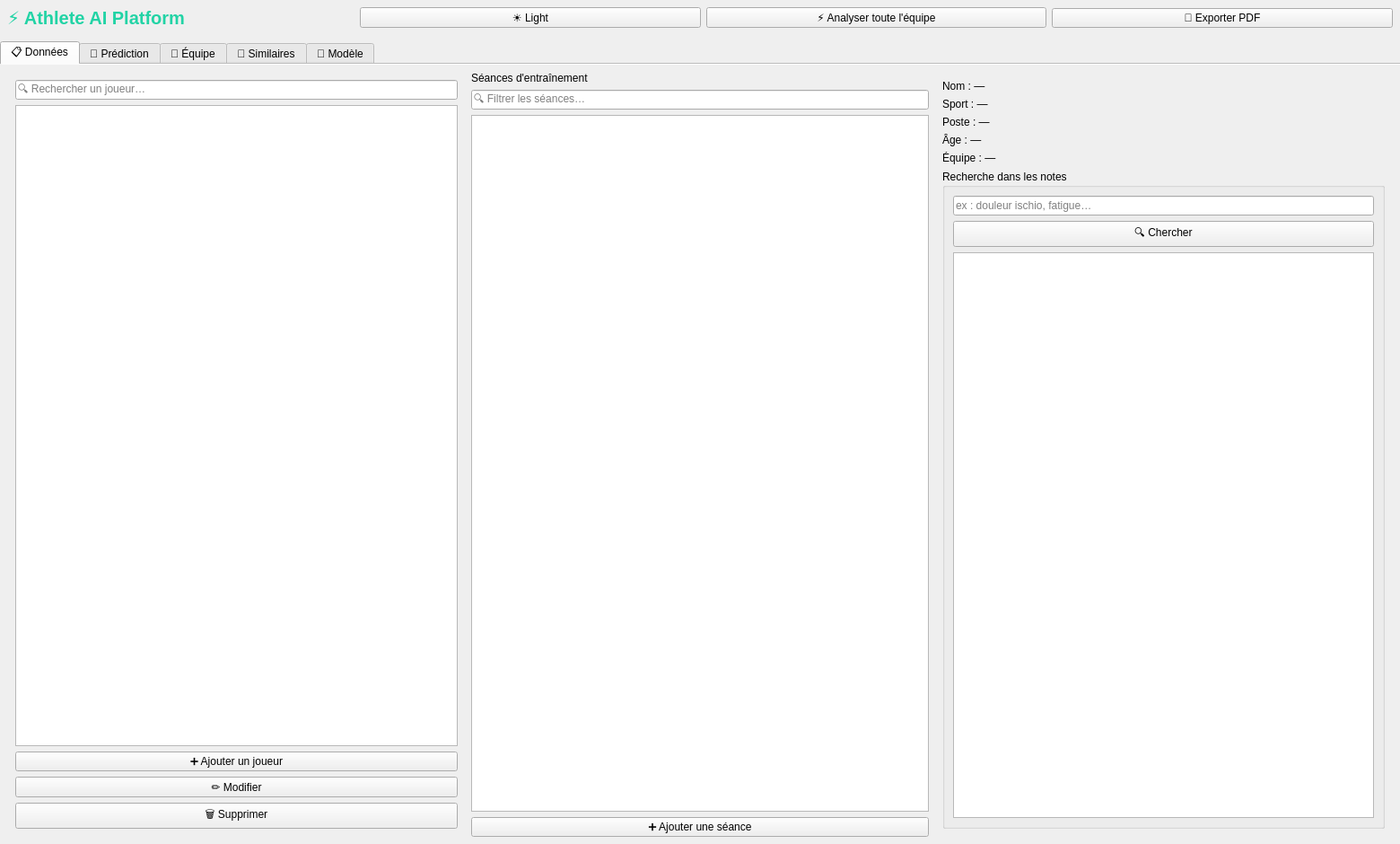
<?xml version="1.0" encoding="UTF-8"?>
<ui version="4.0">
 <class>MainWindow</class>
 <widget class="QMainWindow" name="MainWindow">
  <property name="geometry">
   <rect><x>0</x><y>0</y><width>1560</width><height>940</height></rect>
  </property>
  <property name="windowTitle"><string>🏃 Athlete AI Platform — Injury Risk Prediction</string></property>
  <widget class="QWidget" name="centralwidget">
   <layout class="QVBoxLayout" name="verticalLayout" spacing="0">
    <property name="margin"><number>0</number></property>

    <!-- ═══ TOP BAR ═══ -->
    <item>
     <widget class="QFrame" name="topBar">
      <property name="minimumHeight"><number>52</number></property>
      <layout class="QHBoxLayout" name="topBarLayout">
       <property name="margin"><number>8</number></property>
       <item>
        <widget class="QLabel" name="appTitleLabel">
         <property name="text"><string>⚡ Athlete AI Platform</string></property>
         <property name="styleSheet"><string>font-size:15pt;font-weight:700;color:#22D3A5;background:transparent;border:none;</string></property>
        </widget>
       </item>
       <item>
        <spacer><property name="orientation"><enum>Qt::Horizontal</enum></property></spacer>
       </item>
       <!-- Theme toggle -->
       <item>
        <widget class="QPushButton" name="themeToggleBtn">
         <property name="text"><string>☀ Light</string></property>
         <property name="toolTip"><string>Basculer thème clair/sombre</string></property>
         <property name="maximumWidth"><number>90</number></property>
        </widget>
       </item>
       <!-- Batch run -->
       <item>
        <widget class="QPushButton" name="batchRunBtn">
         <property name="text"><string>⚡ Analyser toute l'équipe</string></property>
         <property name="toolTip"><string>Prédire le risque de blessure pour tous les joueurs</string></property>
        </widget>
       </item>
       <!-- Export PDF -->
       <item>
        <widget class="QPushButton" name="exportPdfBtn">
         <property name="text"><string>📄 Exporter PDF</string></property>
         <property name="toolTip"><string>Exporter le rapport du joueur sélectionné</string></property>
        </widget>
       </item>
      </layout>
     </widget>
    </item>

    <!-- ═══ MAIN TABS ═══ -->
    <item>
     <widget class="QTabWidget" name="tabWidget">
      <property name="currentIndex"><number>0</number></property>
      <property name="documentMode"><bool>true</bool></property>

      <!-- ─── TAB 1 : Données ─── -->
      <widget class="QWidget" name="datasetTab">
       <attribute name="title"><string>📋 Données</string></attribute>
       <layout class="QHBoxLayout" spacing="8">
        <property name="margin"><number>8</number></property>

        <!-- Left: player list -->
        <item>
         <widget class="QFrame" name="playerPanel">
          <property name="maximumWidth"><number>260</number></property>
          <layout class="QVBoxLayout" spacing="6">
           <item>
            <widget class="QLineEdit" name="playerSearchEdit">
             <property name="placeholderText"><string>🔍 Rechercher un joueur…</string></property>
            </widget>
           </item>
           <item>
            <widget class="QListWidget" name="playerList">
             <property name="alternatingRowColors"><bool>true</bool></property>
            </widget>
           </item>
           <item>
            <widget class="QPushButton" name="addPlayerBtn"><property name="text"><string>➕ Ajouter un joueur</string></property></widget>
           </item>
           <item>
            <widget class="QPushButton" name="editPlayerBtn"><property name="text"><string>✏ Modifier</string></property></widget>
           </item>
           <item>
            <widget class="QPushButton" name="deletePlayerBtn"><property name="text"><string>🗑 Supprimer</string></property></widget>
           </item>
          </layout>
         </widget>
        </item>

        <!-- Centre: sessions table -->
        <item>
         <layout class="QVBoxLayout" spacing="6">
          <item>
           <widget class="QLabel" name="label"><property name="text"><string>Séances d'entraînement</string></property></widget>
          </item>
          <item>
           <widget class="QLineEdit" name="sessionSearchEdit">
            <property name="placeholderText"><string>🔍 Filtrer les séances…</string></property>
           </widget>
          </item>
          <item>
           <widget class="QTableWidget" name="sessionTable">
            <property name="alternatingRowColors"><bool>true</bool></property>
            <property name="sortingEnabled"><bool>true</bool></property>
           </widget>
          </item>
          <item>
           <widget class="QPushButton" name="addSessionBtn"><property name="text"><string>➕ Ajouter une séance</string></property></widget>
          </item>
         </layout>
        </item>

        <!-- Right: player info + notes search -->
        <item>
         <widget class="QFrame" name="playerInfoPanel">
          <property name="maximumWidth"><number>280</number></property>
          <layout class="QVBoxLayout" spacing="8">
           <item>
            <widget class="QLabel" name="playerNameLabel"><property name="text"><string>Nom : —</string></property></widget>
           </item>
           <item>
            <widget class="QLabel" name="playerSportLabel"><property name="text"><string>Sport : —</string></property></widget>
           </item>
           <item>
            <widget class="QLabel" name="playerPositionLabel"><property name="text"><string>Poste : —</string></property></widget>
           </item>
           <item>
            <widget class="QLabel" name="playerAgeLabel"><property name="text"><string>Âge : —</string></property></widget>
           </item>
           <item>
            <widget class="QLabel" name="playerTeamLabel"><property name="text"><string>Équipe : —</string></property></widget>
           </item>
           <!-- Notes search -->
           <item>
            <widget class="QGroupBox" name="notesSearchBox">
             <property name="title"><string>Recherche dans les notes</string></property>
             <layout class="QVBoxLayout" spacing="4">
              <item>
               <widget class="QLineEdit" name="notesSearchEdit">
                <property name="placeholderText"><string>ex : douleur ischio, fatigue…</string></property>
               </widget>
              </item>
              <item>
               <widget class="QPushButton" name="notesSearchBtn">
                <property name="text"><string>🔍 Chercher</string></property>
               </widget>
              </item>
              <item>
               <widget class="QListWidget" name="notesResultsList">
                <property name="maximumHeight"><number>200</number></property>
               </widget>
              </item>
             </layout>
            </widget>
           </item>
          </layout>
         </widget>
        </item>
       </layout>
      </widget>

      <!-- ─── TAB 2 : Prédiction ─── -->
      <widget class="QWidget" name="injuryTab">
       <attribute name="title"><string>🎯 Prédiction</string></attribute>
       <layout class="QHBoxLayout" spacing="8">
        <property name="margin"><number>8</number></property>

        <!-- Left: player select + risk -->
        <item>
         <widget class="QFrame" name="predLeftPanel">
          <property name="maximumWidth"><number>340</number></property>
          <layout class="QVBoxLayout" spacing="8">
           <item>
            <widget class="QLabel"><property name="text"><string>Joueur :</string></property></widget>
           </item>
           <item>
            <widget class="QComboBox" name="predictPlayerCombo"/>
           </item>
           <item>
            <widget class="QPushButton" name="predictBtn">
             <property name="text"><string>🔍 Prédire le risque de blessure</string></property>
            </widget>
           </item>
           <item>
            <widget class="QLabel" name="riskLabel">
             <property name="text"><string>Risque : —</string></property>
            </widget>
           </item>
           <item>
            <widget class="QProgressBar" name="riskProgressBar"/>
           </item>
           <!-- Trend arrows -->
           <item>
            <widget class="QFrame" name="trendFrame">
             <layout class="QHBoxLayout" spacing="4">
              <property name="margin"><number>4</number></property>
              <item>
               <widget class="QLabel" name="trendLabel">
                <property name="text"><string>Tendance 7j :</string></property>
                <property name="styleSheet"><string>color:#8B97A8;font-size:10pt;</string></property>
               </widget>
              </item>
              <item>
               <widget class="QLabel" name="trendArrowLabel">
                <property name="text"><string>—</string></property>
                <property name="styleSheet"><string>font-size:18pt;font-weight:700;</string></property>
               </widget>
              </item>
              <item>
               <widget class="QLabel" name="trendDeltaLabel">
                <property name="text"><string></string></property>
                <property name="styleSheet"><string>color:#8B97A8;font-size:10pt;</string></property>
               </widget>
              </item>
              <item>
               <spacer><property name="orientation"><enum>Qt::Horizontal</enum></property></spacer>
              </item>
             </layout>
            </widget>
           </item>
           <!-- RTP indicator -->
           <item>
            <widget class="QGroupBox" name="rtpBox">
             <property name="title"><string>Retour à l'entraînement (RTP)</string></property>
             <layout class="QVBoxLayout" spacing="4">
              <item>
               <widget class="QLabel" name="rtpStatusLabel">
                <property name="text"><string>—</string></property>
                <property name="wordWrap"><bool>true</bool></property>
               </widget>
              </item>
              <item>
               <widget class="QProgressBar" name="rtpProgressBar">
                <property name="toolTip"><string>Progression RTP (%)</string></property>
               </widget>
              </item>
              <item>
               <widget name="rtpWeeksLayout" class="QWidget">
                <layout class="QHBoxLayout" spacing="2">
                 <property name="margin"><number>0</number></property>
                 <item><widget class="QLabel" name="rtpW1"><property name="text"><string>S1</string></property></widget></item>
                 <item><widget class="QLabel" name="rtpW2"><property name="text"><string>S2</string></property></widget></item>
                 <item><widget class="QLabel" name="rtpW3"><property name="text"><string>S3</string></property></widget></item>
                 <item><widget class="QLabel" name="rtpW4"><property name="text"><string>S4</string></property></widget></item>
                 <item><widget class="QLabel" name="rtpW5"><property name="text"><string>S5</string></property></widget></item>
                 <item><spacer><property name="orientation"><enum>Qt::Horizontal</enum></property></spacer></item>
                </layout>
               </widget>
              </item>
             </layout>
            </widget>
           </item>
           <item>
            <widget class="QListWidget" name="riskFactorsList">
             <property name="maximumHeight"><number>160</number></property>
            </widget>
           </item>
          </layout>
         </widget>
        </item>

        <!-- Right: charts -->
        <item>
         <layout class="QVBoxLayout" spacing="6">
          <item>
           <widget class="QGroupBox" name="shapBox">
            <property name="title"><string>Explicabilité SHAP</string></property>
            <layout class="QVBoxLayout" name="shapLayout"/>
           </widget>
          </item>
          <item>
           <widget class="QGroupBox" name="timelineBox">
            <property name="title"><string>Historique du risque</string></property>
            <layout class="QVBoxLayout" name="timelineLayout"/>
           </widget>
          </item>
         </layout>
        </item>
       </layout>
      </widget>

      <!-- ─── TAB 3 : Équipe ─── -->
      <widget class="QWidget" name="teamTab">
       <attribute name="title"><string>👥 Équipe</string></attribute>
       <layout class="QVBoxLayout" spacing="6">
        <property name="margin"><number>8</number></property>
        <item>
         <layout class="QHBoxLayout" spacing="8">
          <item>
           <widget class="QPushButton" name="batchRunBtn2">
            <property name="text"><string>⚡ Calculer le risque pour toute l'équipe</string></property>
           </widget>
          </item>
          <item>
           <widget class="QComboBox" name="teamSportFilter">
            <property name="minimumWidth"><number>140</number></property>
            <property name="toolTip"><string>Filtrer par sport</string></property>
           </widget>
          </item>
          <item>
           <widget class="QPushButton" name="exportTeamPdfBtn">
            <property name="text"><string>📄 Exporter rapport équipe</string></property>
           </widget>
          </item>
          <item>
           <spacer><property name="orientation"><enum>Qt::Horizontal</enum></property></spacer>
          </item>
          <item>
           <widget class="QLabel" name="teamLastRunLabel">
            <property name="text"><string>Dernière analyse : —</string></property>
            <property name="styleSheet"><string>color:#8B97A8;font-size:9pt;</string></property>
           </widget>
          </item>
         </layout>
        </item>
        <!-- Heatmap canvas -->
        <item>
         <widget class="QFrame" name="heatmapFrame">
          <property name="minimumHeight"><number>420</number></property>
          <layout class="QVBoxLayout" name="heatmapLayout"/>
         </widget>
        </item>
        <!-- Ranked table -->
        <item>
         <widget class="QTableWidget" name="teamRiskTable">
          <property name="maximumHeight"><number>220</number></property>
          <property name="alternatingRowColors"><bool>true</bool></property>
          <property name="sortingEnabled"><bool>true</bool></property>
          <property name="columnCount"><number>7</number></property>
          <column><property name="text"><string>Joueur</string></property></column>
          <column><property name="text"><string>Sport</string></property></column>
          <column><property name="text"><string>Risque (%)</string></property></column>
          <column><property name="text"><string>Niveau</string></property></column>
          <column><property name="text"><string>Tendance 7j</string></property></column>
          <column><property name="text"><string>Fatigue</string></property></column>
          <column><property name="text"><string>ACWR</string></property></column>
         </widget>
        </item>
       </layout>
      </widget>

      <!-- ─── TAB 4 : Joueurs similaires ─── -->
      <widget class="QWidget" name="similarTab">
       <attribute name="title"><string>🔗 Similaires</string></attribute>
       <layout class="QVBoxLayout" spacing="6">
        <property name="margin"><number>8</number></property>
        <item>
         <layout class="QHBoxLayout">
          <item><widget class="QComboBox" name="similarPlayerCombo"/></item>
          <item>
           <widget class="QPushButton" name="searchSimilarBtn">
            <property name="text"><string>🔍 Rechercher des joueurs similaires</string></property>
           </widget>
          </item>
          <item><spacer><property name="orientation"><enum>Qt::Horizontal</enum></property></spacer></item>
         </layout>
        </item>
        <item><widget class="QTableWidget" name="similarTable"/></item>
       </layout>
      </widget>

      <!-- ─── TAB 5 : Entraînement du modèle ─── -->
      <widget class="QWidget" name="trainTab">
       <attribute name="title"><string>🤖 Modèle</string></attribute>
       <layout class="QVBoxLayout" spacing="8">
        <property name="margin"><number>16</number></property>
        <item>
         <widget class="QLabel" name="datasetSizeLabel">
          <property name="text"><string>Jeu de données : 0 séances</string></property>
         </widget>
        </item>
        <item>
         <widget class="QPushButton" name="trainModelBtn">
          <property name="text"><string>🚀 Entraîner le modèle global + sous-modèles par sport</string></property>
         </widget>
        </item>
        <item>
         <widget class="QLabel" name="accuracyLabel">
          <property name="text"><string>Précision : —</string></property>
         </widget>
        </item>
        <item>
         <widget class="QLabel" name="f1Label">
          <property name="text"><string>F1 : —</string></property>
         </widget>
        </item>
        <item>
         <widget class="QLabel" name="recallLabel">
          <property name="text"><string>Rappel : —</string></property>
         </widget>
        </item>
        <item>
         <spacer><property name="orientation"><enum>Qt::Vertical</enum></property></spacer>
        </item>
       </layout>
      </widget>

     </widget>
    </item>
   </layout>
  </widget>
 </widget>
 <resources/>
 <connections/>
</ui>
